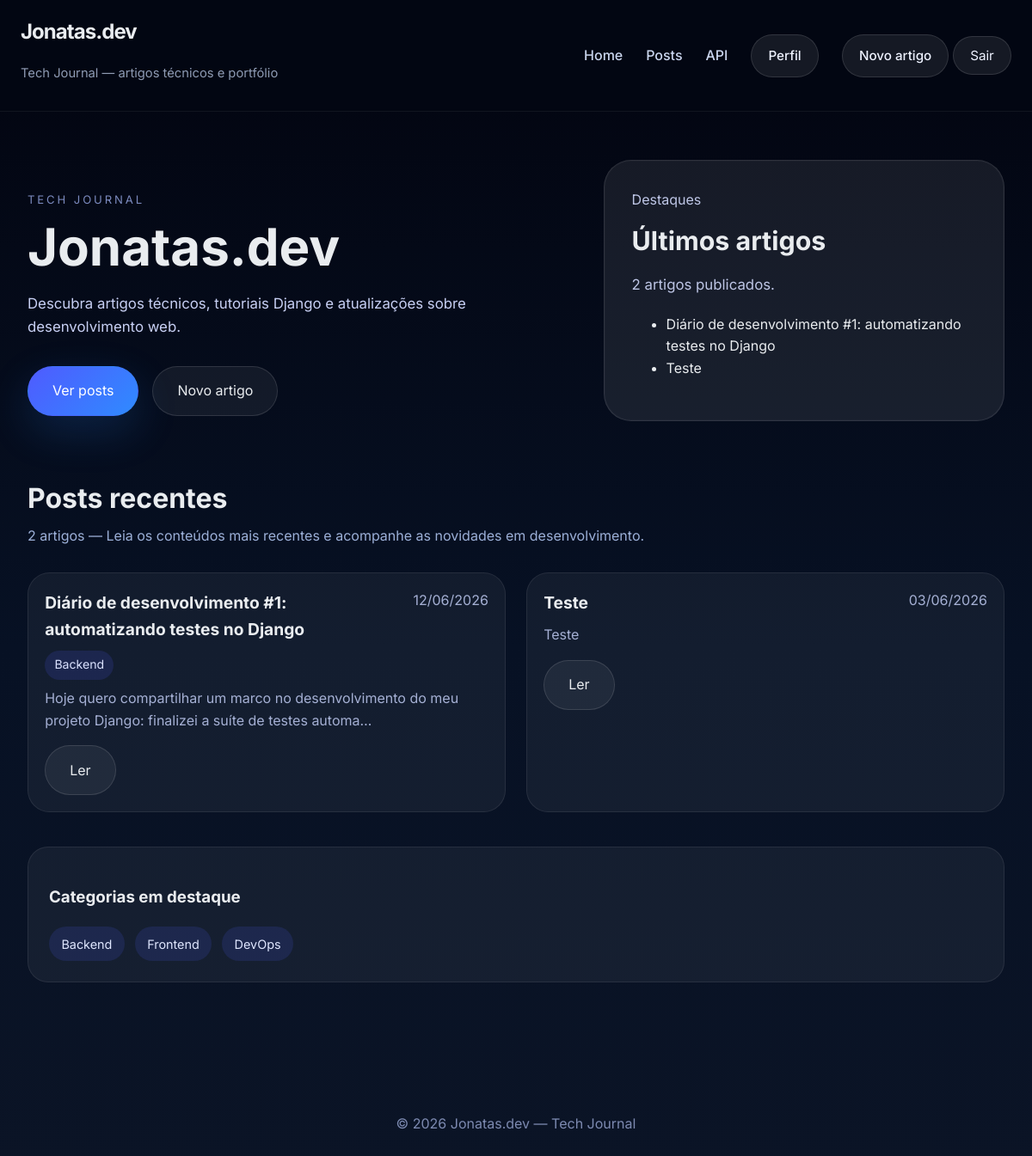
Page /blog/ (signed in) on the committed database.
### blog/models.py (models this page shows, shortened)
class Post(models.Model):
    title = models.CharField(max_length=200)
    content = models.TextField()
    author = models.ForeignKey(User, on_delete=models.CASCADE)
    category = models.ForeignKey(Category, on_delete=models.SET_NULL, null=True, blank=True)
    tags = models.ManyToManyField(Tag, blank=True)
    created_at = models.DateTimeField(auto_now_add=True)
    updated_at = models.DateTimeField(auto_now=True)

class Category(models.Model):
    name = models.CharField(max_length=100)
    slug = models.SlugField(unique=True)

### blog/views.py (the view)
# urls.py: path('', views.home, name='home'),
def home(request):
    recent_posts = Post.objects.select_related('category', 'author').order_by('-created_at')[:4]
    categories = Category.objects.all()
    total_posts = Post.objects.count()
    return render(request, "core/home.html", {
        "featured_posts": recent_posts,
        "categories": categories,
        "total_posts": total_posts,
    })

### core/templates/core/home.html (shortened to what this page needs)
{% extends "core/base.html" %}
{% block content %}
<section class="hero-card">
    <div class="hero-copy">
        <p class="eyebrow">Tech Journal</p>
        <h1>Jonatas.dev</h1>
        <p class="hero-description">Descubra artigos técnicos, tutoriais Django e atualizações sobre desenvolvimento web.</p>
        <div class="hero-actions">
            <a href="{% url 'post_list' %}" class="btn-primary">Ver posts</a>
            {% if not user.is_authenticated %}
                <a href="{% url 'login' %}" class="btn-secondary">Fazer login</a>
            {% else %}
                <a href="{% url 'post_create' %}" class="btn-secondary">Novo artigo</a>
            {% endif %}
        </div>
    </div>
    <div class="hero-visual">
        <div class="hero-card-small">
            <p class="eyebrow">Destaques</p>
            <h2>Últimos artigos</h2>
            <p class="hero-description" style="margin-bottom: 1.2rem;">{{ total_posts }} artigo{{ total_posts|pluralize }} publicado{{ total_posts|pluralize }}.</p>
            {% if featured_posts %}
            <ul class="sidebar-list" style="margin-top: 0;">
                {% for post in featured_posts|slice:":3" %}
                <li><a href="{% url 'post_detail' post.id %}">{{ post.title }}</a></li>
                {% endfor %}
            </ul>
            {% endif %}
        </div>
    </div>
</section>
<section class="featured-section">
    <div class="section-header">
        <h2>Posts recentes</h2>
        <p>{{ total_posts }} artigo{{ total_posts|pluralize }} — Leia os conteúdos mais recentes e acompanhe as novidades em desenvolvimento.</p>
    </div>
    <div class="post-grid">
        {% for post in featured_posts %}
        <article class="post-card">
            <div class="post-card-header">
                <h3><a href="{% url 'post_detail' post.id %}">{{ post.title }}</a></h3>
                <span class="post-meta">{{ post.created_at|date:"d/m/Y" }}</span>
            </div>
            {% if post.category %}
            <div class="post-tag-row"><span class="badge">{{ post.category.name }}</span></div>
            {% endif %}
            <p class="preview">{{ post.content|truncatechars:110 }}</p>
            <a href="{% url 'post_detail' post.id %}" class="btn-secondary">Ler</a>
        </article>
        {% empty %}
        <div class="panel-card">
            <p>Nenhum post publicado ainda. Crie seu primeiro artigo agora.</p>
        </div>
        {% endfor %}
    </div>
</section>
<aside class="sidebar">
    <div class="panel-card">
        <h3>Categorias em destaque</h3>
        <div class="pill-list">
            {% for category in categories %}
            <span class="pill">{{ category.name }}</span>
            {% endfor %}
        </div>
    </div>
</aside>
{% endblock %}

### static/css/style.css (style rules this page uses)
* { box-sizing: border-box; }
html { scroll-behavior: smooth; }
body { margin: 0; font-family: 'Inter', system-ui, -apple-system, BlinkMacSystemFont, 'Segoe UI', sans-serif; color: #e9ecef; background: linear-gradient(180deg, #02040f 0%, #071124 55%, #0b1426 100%); line-height: 1.6; }
a { color: inherit; text-decoration: none; }
button, .btn-primary, .btn-secondary { font-family: inherit; }
.hero-card { display: grid; grid-template-columns: minmax(0, 1.35fr) minmax(280px, 1fr); gap: 2.5rem; align-items: center; padding: 0.5rem 0 3rem; }
.hero-copy { padding: 1rem 0; }
.hero-copy .eyebrow { text-transform: uppercase; letter-spacing: 0.22em; color: #7c8bbf; font-size: 0.82rem; margin-bottom: 1rem; }
.hero-copy h1 { margin: 0; font-size: clamp(3rem, 5vw, 4.5rem); line-height: 0.95; max-width: 660px; }
.hero-description { max-width: 36rem; margin: 1.5rem 0 2rem; color: #c8d0f4; font-size: 1.05rem; }
.hero-actions { display: flex; flex-wrap: wrap; gap: 1rem; }
.btn-primary, .btn-secondary, button { display: inline-flex; align-items: center; justify-content: center; border-radius: 999px; padding: 0.95rem 1.75rem; border: 1px solid transparent; transition: transform 160ms ease, box-shadow 160ms ease, background-color 160ms ease; }
.btn-primary { background: linear-gradient(135deg, #4f5bff, #2f8bff); color: #fff; box-shadow: 0 18px 50px rgba(47, 139, 255, 0.18); }
.btn-secondary { background: rgba(255, 255, 255, 0.06); color: #e9ecef; border-color: rgba(255, 255, 255, 0.12); }
.hero-visual { min-height: 320px; }
.hero-card-small { background: rgba(255, 255, 255, 0.08); border: 1px solid rgba(255, 255, 255, 0.1); padding: 2rem; border-radius: 2rem; min-height: 260px; display: flex; flex-direction: column; justify-content: center; box-shadow: inset 0 0 0 1px rgba(255, 255, 255, 0.02); }
.hero-card-small h2 { margin: 0.6rem 0 0.75rem; font-size: 1.9rem; }
.hero-card-small p { margin: 0; color: #bec6e6; line-height: 1.7; }
.section-header { display: flex; flex-direction: column; gap: 0.35rem; margin-bottom: 1.8rem; }
.section-header h2 { margin: 0; font-size: 2rem; }
.section-header p { margin: 0; color: #9cb0d8; }
.post-grid { display: grid; grid-template-columns: repeat(auto-fit, minmax(280px, 1fr)); gap: 1.5rem; }
.post-card { background: rgba(255, 255, 255, 0.05); border: 1px solid rgba(255, 255, 255, 0.08); border-radius: 1.6rem; padding: 1.2rem; transition: transform 180ms ease, border-color 180ms ease, background-color 180ms ease; }
.post-card-header { display: flex; justify-content: space-between; align-items: flex-start; gap: 1rem; margin-bottom: 0.6rem; }
.post-card-header h3 { margin: 0; font-size: 1.2rem; }
.post-meta, .preview { color: #a5b0d4; }
.preview { margin: 0.6rem 0 1rem; }
.post-tag-row { margin: 0.5rem 0; }
.badge { display: inline-flex; align-items: center; padding: 0.35rem 0.7rem; border-radius: 999px; background: rgba(79, 91, 255, 0.15); color: #dbe2ff; font-size: 0.88rem; }
.sidebar { margin-top: 2.5rem; }
.panel-card { background: rgba(255, 255, 255, 0.05); border: 1px solid rgba(255, 255, 255, 0.08); border-radius: 1.5rem; padding: 1.5rem; margin-bottom: 2.5rem; }
.pill-list { display: flex; flex-wrap: wrap; gap: 0.75rem; margin-top: 1rem; }
.pill { display: inline-flex; align-items: center; padding: 0.55rem 0.9rem; border-radius: 999px; background: rgba(79, 91, 255, 0.14); color: #e0e7ff; font-size: 0.9rem; }

### rows in the picture
Post: title "Diário de desenvolvimento #1: automatizando testes no Django", created_at "12/06/2026", category.name "Backend", content "Hoje quero compartilhar um marco no desenvolvimento do meu projeto Django: finalizei a suíte de testes automa…"
Post: title "Teste", created_at "03/06/2026", content "Teste"
Category: name "Backend"
Category: name "Frontend"
Category: name "DevOps"

### other values in the picture
{{ total_posts }} "2"
